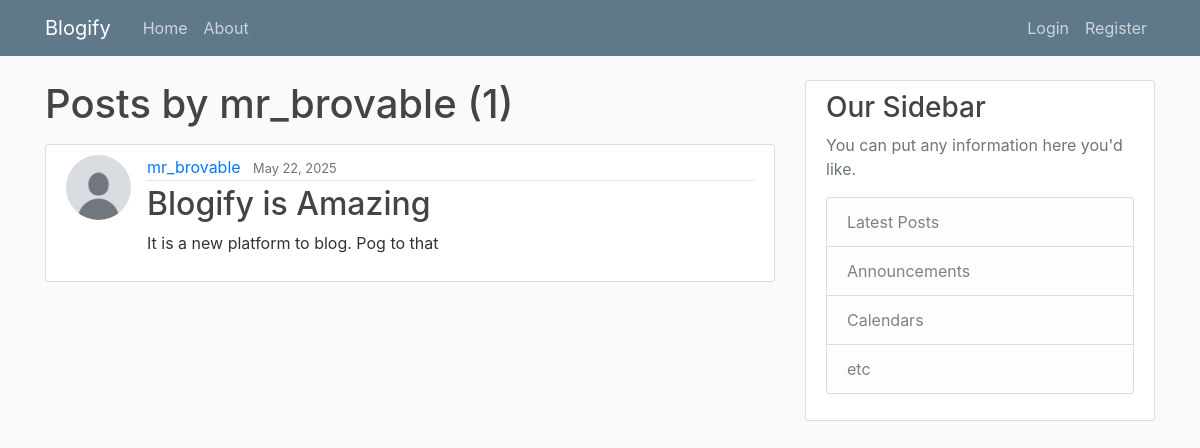
The app's page /user/mr_brovable, older data.
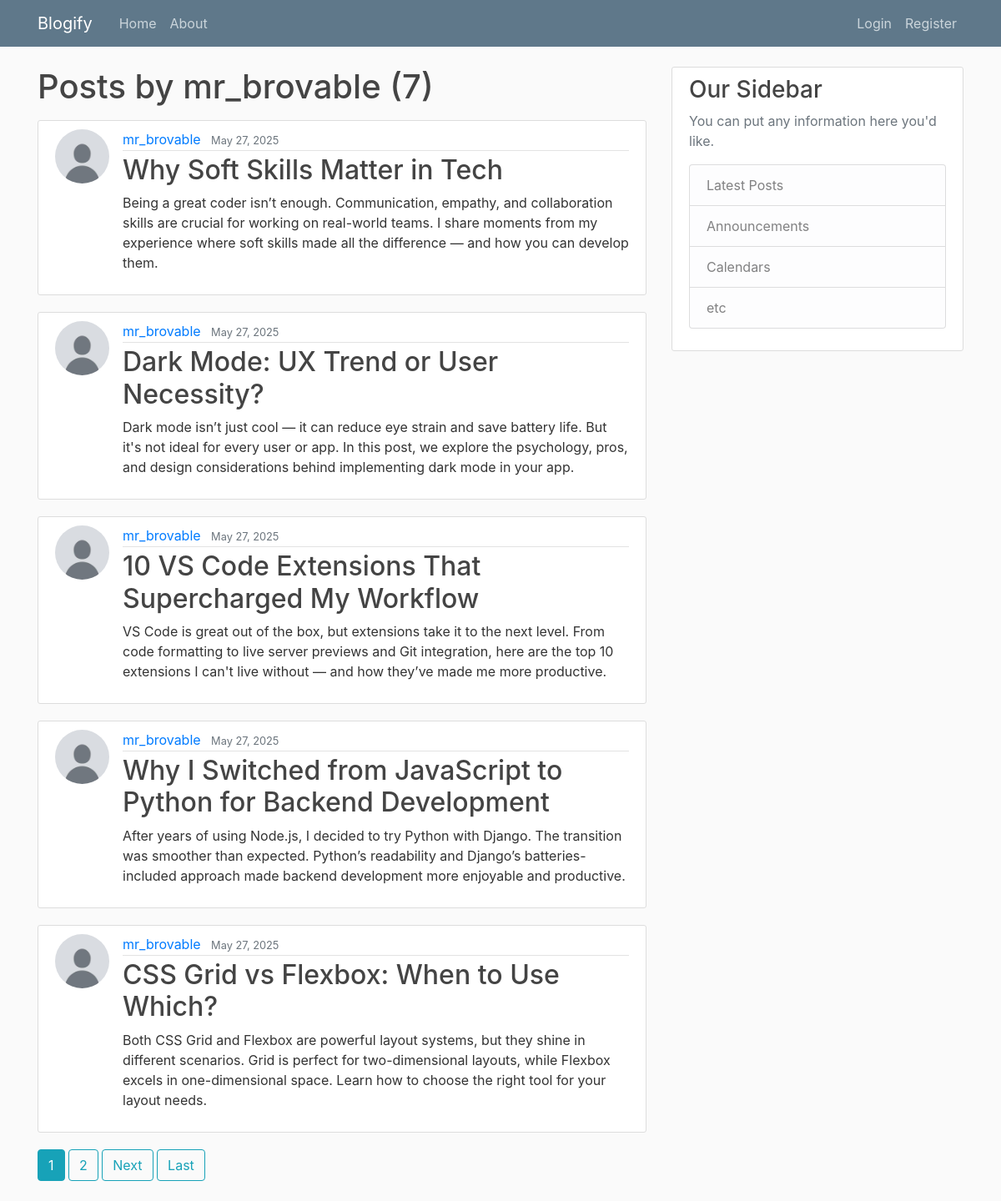
The same page, newer data.
### blog/models.py (models this page shows, shortened)
class Post(models.Model):
    title = models.CharField(max_length=100)
    content = models.TextField()
    date_posted = models.DateTimeField(default=timezone.now)
    author = models.ForeignKey(User, on_delete=models.CASCADE)

### users/models.py (models this page shows, shortened)
class Profile(models.Model):
    user = models.OneToOneField(User, on_delete=models.CASCADE)
    image = models.ImageField(default='default.jpg', upload_to='profile_pics')

### blog/views.py (the view)
# urls.py: path('user/<str:username>', UserPostListView.as_view(), name='user-posts'),
class UserPostListView(ListView):
    model = Post
    template_name = 'blog/user_posts.html'
    context_object_name = 'posts'
    paginate_by = 5
    def get_queryset(self):
        user = get_object_or_404(User, username=self.kwargs.get('username'))
        return Post.objects.filter(author=user).order_by('-date_posted')

### blog/templates/blog/user_posts.html (shortened to what this page needs)
{% extends 'blog/base.html' %}
{% block content %}
<h1 class='mb-3'>Posts by {{ view.kwargs.username }} ({{ page_obj.paginator.count }})</h1>
{% for post in posts %}
    <article class="media content-section">
    <img class="rounded-circle article-img" src="{{ post.author.profile.image.url }}" alt="" />
    <div class="media-body">
        <div class="article-metadata">
        <a class="mr-2" href="{% url 'user-posts' post.author.username %}">{{ post.author }}</a>
        <small class="text-muted">{{ post.date_posted | date:"F d, Y" }}</small>
        </div>
        <h2>
        <a class="article-title" href="{% url 'post-detail' post.id%}"
            >{{ post.title }}</a
        >
        </h2>
        <p class="article-content">{{ post.content }}</p>
    </div>
    </article>
{% endfor %}
{% if is_paginated %}
    {% with lower=page_obj.number|add:"-3" upper=page_obj.number|add:"3" %}
    {% for num in page_obj.paginator.page_range %}
        {% if page_obj.number == num %}
            <a class='btn btn-info mb-4'href="?page={{ num }}">{{ num }}</a>
        {% elif num > lower and num < upper %}
            <a class='btn btn-outline-info mb-4'href="?page={{ num }}">{{ num }}</a>
        {% endif %}
    {% endfor %}
    {% endwith %}
    {% if page_obj.has_next %}
        <a class='btn btn-outline-info mb-4'href="?page={{ page_obj.next_page_number }}">Next</a>
        <a class='btn btn-outline-info mb-4'href="?page={{ page_obj.paginator.num_pages }}">Last</a>
    {%endif%}
{% endif %}
{% endblock content %}

Row changes from the older to the newer data that the page shows:
no longer on this page (row unchanged): Post: author.profile.image (placeholder picture), author "mr_brovable", date_posted "May 22, 2025", title "Blogify is Amazing", content "It is a new platform to blog. Pog to that"
added Post: author.profile.image (placeholder picture), author "mr_brovable", date_posted "May 27, 2025", title "Why Soft Skills Matter in Tech", content "Being a great coder isn’t enough. Communication, empathy, and collaboration skills are crucial for working on real-world teams. I share moments from my experience where soft skills made all the difference — and how you can develop them."
added Post: author.profile.image (placeholder picture), author "mr_brovable", date_posted "May 27, 2025", title "Dark Mode: UX Trend or User Necessity?", content "Dark mode isn’t just cool — it can reduce eye strain and save battery life. But it's not ideal for every user or app. In this post, we explore the psychology, pros, and design considerations behind implementing dark mode in your app."
added Post: author.profile.image (placeholder picture), author "mr_brovable", date_posted "May 27, 2025", title "10 VS Code Extensions That Supercharged My Workflow", content "VS Code is great out of the box, but extensions take it to the next level. From code formatting to live server previews and Git integration, here are the top 10 extensions I can't live without — and how they’ve made me more productive."
added Post: author.profile.image (placeholder picture), author "mr_brovable", date_posted "May 27, 2025", title "Why I Switched from JavaScript to Python for Backend Development", content "After years of using Node.js, I decided to try Python with Django. The transition was smoother than expected. Python’s readability and Django’s batteries-included approach made backend development more enjoyable and productive."
added Post: author.profile.image (placeholder picture), author "mr_brovable", date_posted "May 27, 2025", title "CSS Grid vs Flexbox: When to Use Which?", content "Both CSS Grid and Flexbox are powerful layout systems, but they shine in different scenarios. Grid is perfect for two-dimensional layouts, while Flexbox excels in one-dimensional space. Learn how to choose the right tool for your layout needs."
Text that changed along with them:
{{ page_obj.paginator.count }}: "1" → "7"
new list line: "1"
new list line: "2"
text now shown: "Next Last"
